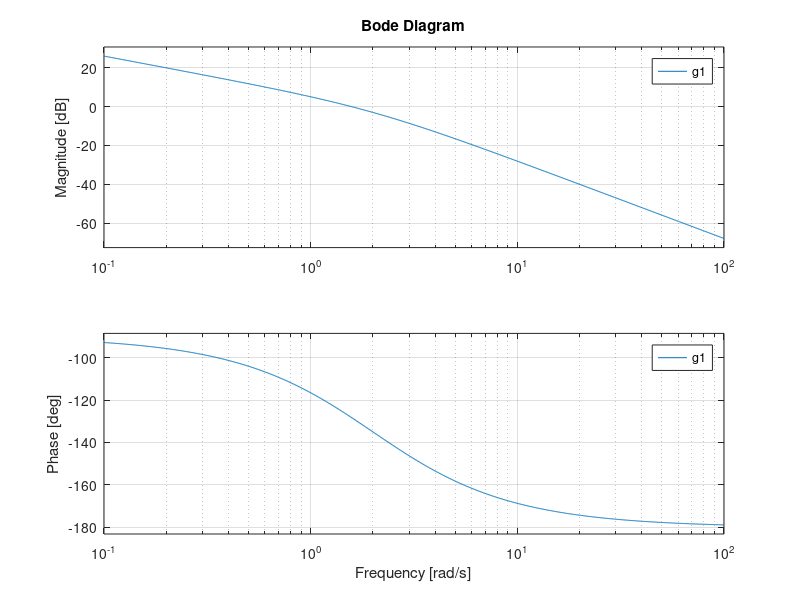

Write MATLAB code to recreate this figure. (Note: this script raises an error after producing the figure.)
n = 4;
d = [1 2 0];
g = tf(n,d);
pm = 50;
kv = 20;

n1 = 40;
d1 = [1 2 0];
g1 = tf(n,d);

bode(g1), grid on;

[gmuc,pmuc,gcf,pcf] = margin(g1);

pm = pm-pmuc+10;
alpha = (1-sin(pm*pi/180))/(1+sin(pm*pi/180));
mag = -20*log10(1/sqrt(alpha))

gcnew = 9.37;

zc = -gcnew*sqrt(alpha);

pc = -gcnew/sqrt(alpha);

comp = zpk([zc],[pc], k/alpha);

compsys = comp*g

kvc = dcgain(tf([1 0], 1)*compsys);

bode(g,'r',comp,'g',compsys,'b'), grid on;

legend('uncompsys','comp','compsys');

[gm,pm,gcf,pcf] = margin(compsys)